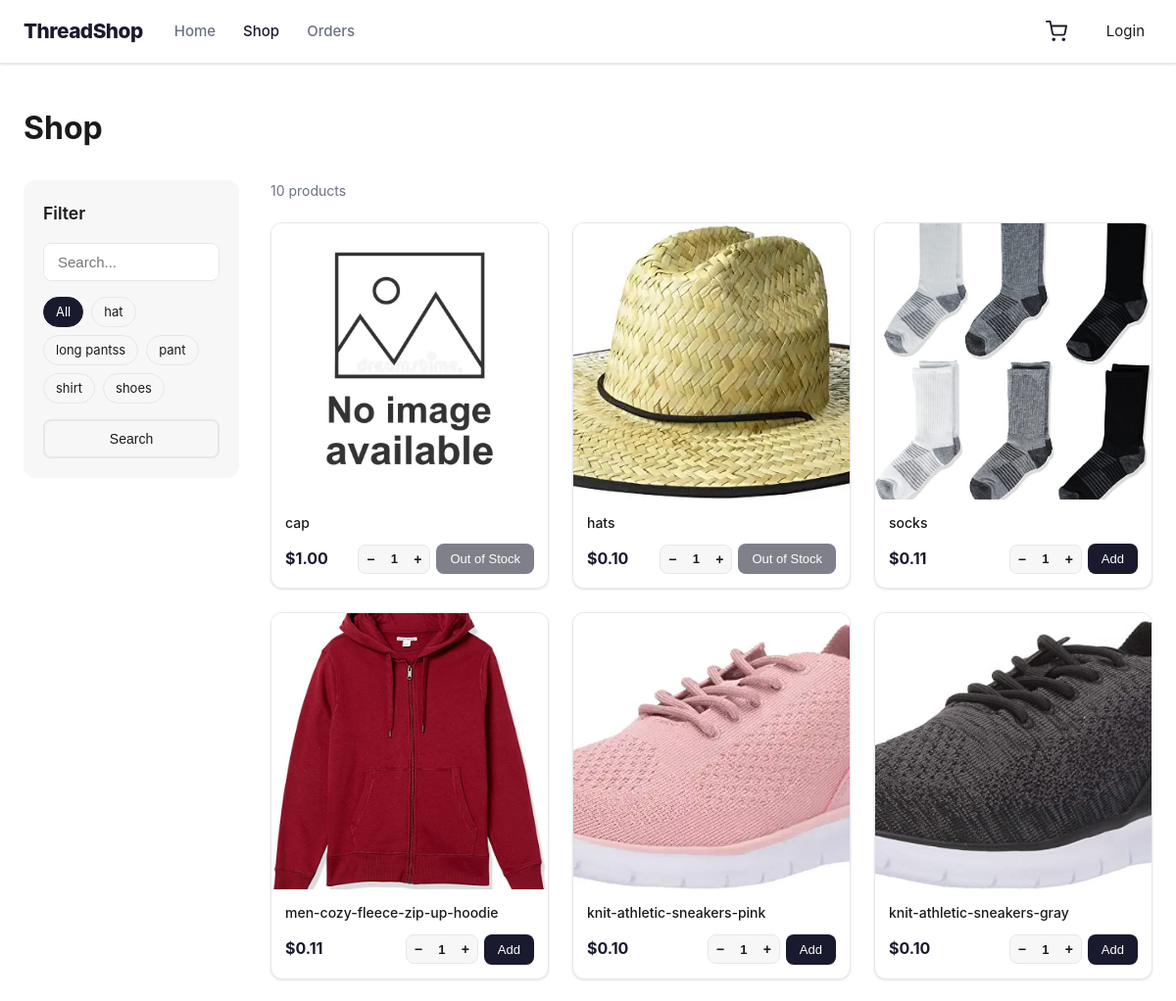
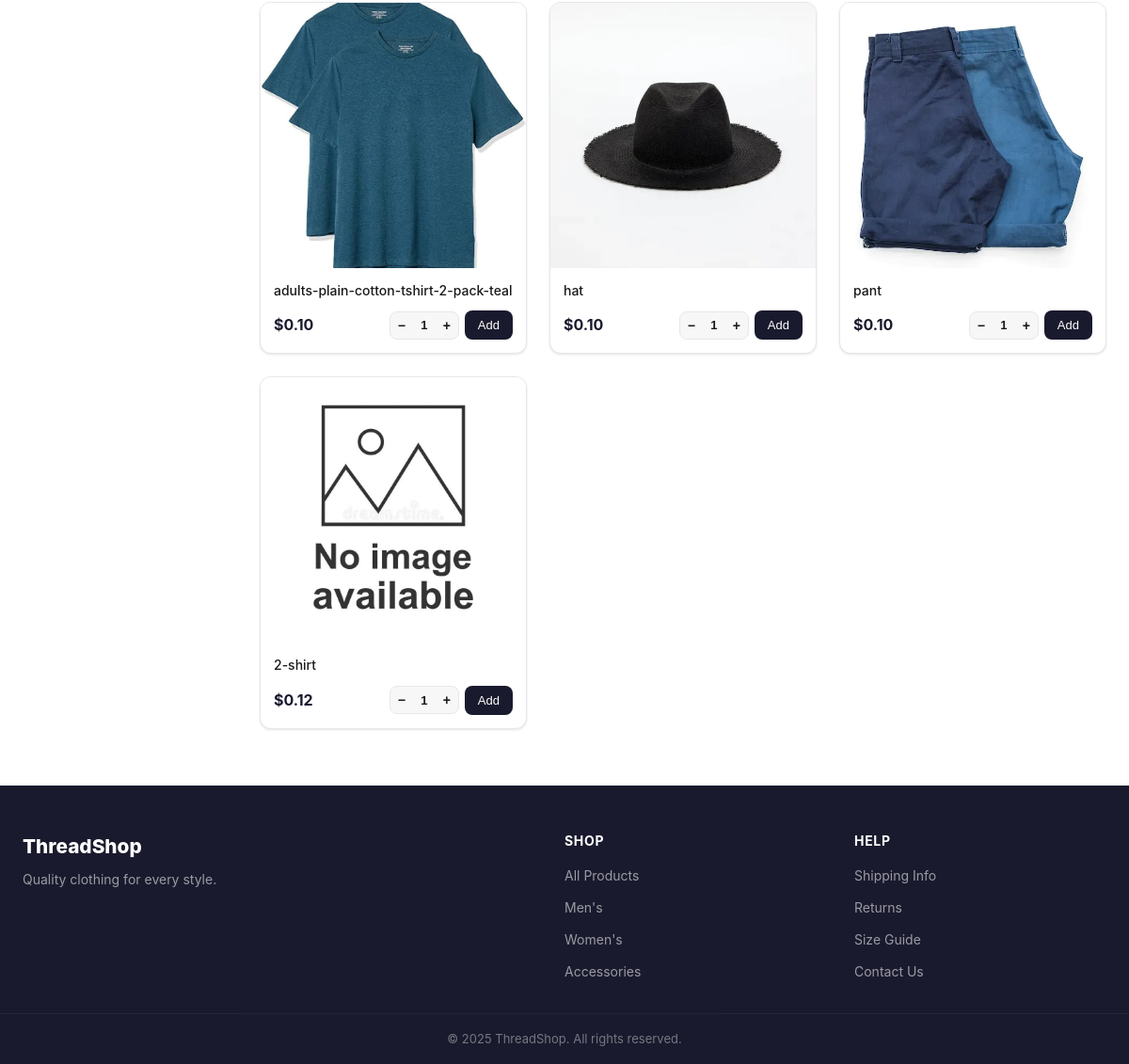
Page /products on the committed database (2 pictures, top to bottom).
### app/models/category.py (models this page shows, shortened)
class Category(BaseDocument):
	__tablename__ = "categories"
	name = db.Column(
		db.String(255),
		nullable=False,
		unique=True
	)
	products = db.relationship(
		"Product",
		back_populates="category"
	)

### app/models/product.py (models this page shows, shortened)
class Product(BaseDocument):
	__tablename__ = "products"
	DESCRIPTION_MAX_LENGTH = 500
	image = db.Column(
		db.String(500),
		nullable=True
	)
	name = db.Column(
		db.String(255),
		nullable=False,
		unique = True
	)
	description = db.Column(
		db.String(DESCRIPTION_MAX_LENGTH),
		nullable=True
	)
	price = db.Column(
		db.Numeric(12, 2),
		nullable=False
	)
	qty = db.Column(
		db.Integer,
		nullable=False,
		default=0
	)
	category_id = db.Column(
		db.String(32),
		db.ForeignKey("categories.id"),
		nullable=False
	)
	category = db.relationship(
		"Category",
		back_populates="products"
	)
	__table_args__ = (
		db.CheckConstraint("price >= 0.0", name="ck_product_price_min"),
		db.CheckConstraint("qty >= 0", name="ck_product_qty_min"),
	)

### app/routes/home/products.py (the view)
@products_bp.route("/products")
def products_page():
    keyword = request.args.get("keyword", "").strip()
    search = request.args.get("search", "").strip()
    products = [product_data(p) for p in catalog_query(keyword, search).all()]
    categories = Category.query.order_by(Category.name).all()
    return render_template("home/products.html", products=products, keywords=[c.name for c in categories], active_keyword=keyword, search=search)

### app/routes/auth/profile.py (called while the page is built)
@auth_bp.before_app_request
def validate_session_account():
    user_id = session.get("user_id")
    if not user_id:
        return
    user = db.session.get(User, user_id)
    if not user or user.status != UserStatus.ACTIVE or not valid_stamp(user, session.get("auth_stamp")):
        session.clear()
        return
    g.session_user = user

### app/services/home/cart.py (called while the page is built, shortened)
def get_cart():
    try:
        cart = json.loads(request.cookies.get("cart", "[]"))
    except (ValueError, TypeError):
        return []
    if not isinstance(cart, list):
        return []
    quantities = {}
    if not quantities:
        return []
    products = Product.query.filter(Product.id.in_(quantities)).all()
    return [{"id": p.id, "qty": quantities[p.id]} for p in products]

def cart_count(cart):
    return sum(entry["qty"] for entry in cart)

### app/services/home/catalog.py (called while the page is built)
def format_price(cents):
    return f"${Decimal(cents) / 100:,.2f}"

def product_data(product):
    image = product.image or ""
    image_url = url_for("static", filename="uploads/products/" + image) if image else url_for("static", filename="img/no-image-available.jpg")
    return {
        "id": product.id, "name": product.name, "description": product.description or "",
        "image": image, "imageUrl": image_url,
        "priceCents": int(product.price * 100), "stock": product.qty,
        "keywords": [product.category.name] if product.category else [],
    }

def catalog_query(keyword="", search=""):
    query = Product.query.join(Category)
    if keyword:
        query = query.filter(Category.name == keyword)
    if search:
        query = query.filter(Product.name.icontains(search, autoescape=True) | Product.description.icontains(search, autoescape=True))
    return query.order_by(Product.created_at.desc())

### templates/home/products.html (shortened to what this page needs)
{% extends "home/base.html" %}
{% block content %}
	<div class="container">
		<div class="page-header">
			<h1>Shop</h1>
		</div>
		<div class="shop-layout">
			<aside class="sidebar">
				<h3>Filter</h3>
				<form method="GET" action="{{ url_for('products.products_page') }}">
					<div class="sidebar__search">
						<input type="text" name="search" placeholder="Search..." value="{{ search }}" class="input">
					</div>
					<div class="sidebar__categories">
						<a href="{{ url_for('products.products_page') }}"
							 class="sidebar__tag {{ 'active' if not active_keyword }}">All</a>
						{% for kw in keywords %}
							<a href="{{ url_for('products.products_page', keyword=kw, search=search) }}"
								 class="sidebar__tag {{ 'active' if active_keyword == kw }}">{{ kw }}</a>
						{% endfor %}
					</div>
					<button type="submit" class="btn btn--outline btn--full">Search</button>
				</form>
			</aside>
			<div class="shop-main">
				<p class="results-count">{{ products|length }} product{{ 's' if products|length != 1 }}</p>
				{% if products %}
					{% include "home/components/products_grid.html" %}
				{% else %}
					<div class="empty-state">
						<p>No products found.</p>
						<a href="{{ url_for('products.products_page') }}" class="btn btn--outline">Clear filters</a>
					</div>
				{% endif %}
			</div>
		</div>
	</div>
{% endblock %}

### templates/home/components/products_grid.html (shortened to what this page needs)
<div class="product-grid">
	{% for product in products %}
	<div class="product-card">
		<a href="{{ url_for('products.product_detail', product_id=product.id) }}" class="product-card__img-wrap">
			<img src="{{ product.imageUrl }}" alt="{{ product.name }}"
				onerror="this.src='https://placehold.co/400x400?text=No+Image'">
		</a>
		<div class="product-card__body">
			<a href="{{ url_for('products.product_detail', product_id=product.id) }}" class="product-card__name">
				{{ product.name }}
			</a>
			<div class="product-card__footer">
				<span class="product-card__price">{{ format_price(product.priceCents) }}</span>
				<form action="{{ url_for('cart.cart_add') }}" method="POST" class="product-card__form">
					<div class="card-qty">
						<button type="button" class="card-qty__btn card-qty__btn--minus"
							aria-label="Decrease quantity">−
						</button>
						<input type="number" name="qty" class="card-qty__input" value="1" min="1" max="{{ product.stock }}" readonly>
						<button type="button" class="card-qty__btn card-qty__btn--plus" aria-label="Increase quantity">+
						</button>
					</div>
					<button type="submit" class="btn btn--primary btn--sm product-card__btn" {{ "disabled" if product.stock < 1 }}>{{ "Add" if product.stock > 0 else "Out of Stock" }}</button>
				</form>
			</div>
		</div>
	</div>
	{% else %}<p>No products available yet.</p>
	{% endfor %}
</div>

### rows in the picture
Category: name "hat"
Category: name "long pantss"
Category: name "pant"
Category: name "shirt"
Category: name "shoes"
Product: name "cap", price "$1.00", stock "Out of Stock"
Product: shows a picture, name "hats", price "$0.10", stock "Out of Stock"
Product: shows a picture, name "socks", price "$0.11", qty "1", stock "Add"
Product: shows a picture, name "men-cozy-fleece-zip-up-hoodie", price "$0.11", stock "Add"
Product: shows a picture, name "knit-athletic-sneakers-pink", price "$0.10", stock "Add"
Product: shows a picture, name "knit-athletic-sneakers-gray", price "$0.10", stock "Add"
Product: shows a picture, name "adults-plain-cotton-tshirt-2-pack-teal", price "$0.10", stock "Add"
Product: shows a picture, name "hat", price "$0.10", qty "1", stock "Add"
Product: shows a picture, name "pant", price "$0.10", stock "Add"
Product: name "2-shirt", price "$0.12", stock "Add"

### other values in the picture
{{ products|length }} "10"
{{ 's' if products|length != 1 }} "s"
